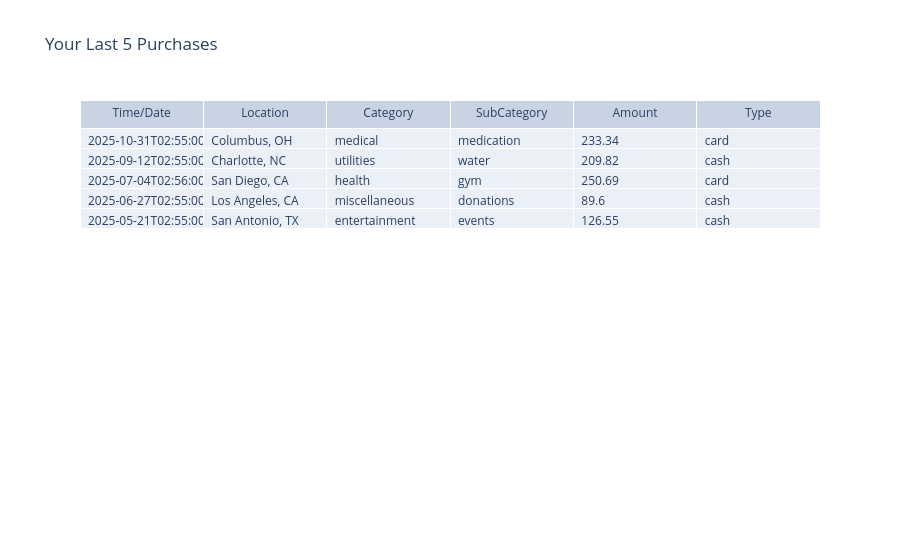

Here is the notebook cell this chart was saved with:
### Code cell
fig = go.Figure(data=[go.Table(
    header=dict(values=['Time/Date', 'Location', 'Category', 'SubCategory', 'Amount', 'Type'],
                align='center'),
    cells=dict(values=[df.TimeDate, df.Location, df.Category, df.Subcategory, df.Amount, df.Type],
               align='left')),
])

fig.update_layout(title_text='Your Last 5 Purchases')

fig.show()

### Figure 1 — Plotly figure (JSON) as saved in the notebook; plotly's stock layout.template omitted (floating-point values rounded to 4 significant figures)
{"data": [{"cells": {"align": "left", "values": [["2025-10-31T02:55:00", "2025-09-12T02:55:00", "2025-07-04T02:56:00", "2025-06-27T02:55:00", "2025-05-21T02:55:00"], ["Columbus, OH", "Charlotte, NC", "San Diego, CA", "Los Angeles, CA", "San Antonio, TX"], ["medical", "utilities", "health", "miscellaneous", "entertainment"], ["medication", "water", "gym", "donations", "events"], [233.3, 209.8, 250.7, 89.6, 126.5], ["card", "cash", "card", "cash", "cash"]]}, "header": {"align": "center", "values": ["Time/Date", "Location", "Category", "SubCategory", "Amount", "Type"]}, "type": "table"}], "layout": {"title": {"text": "Your Last 5 Purchases"}}}
